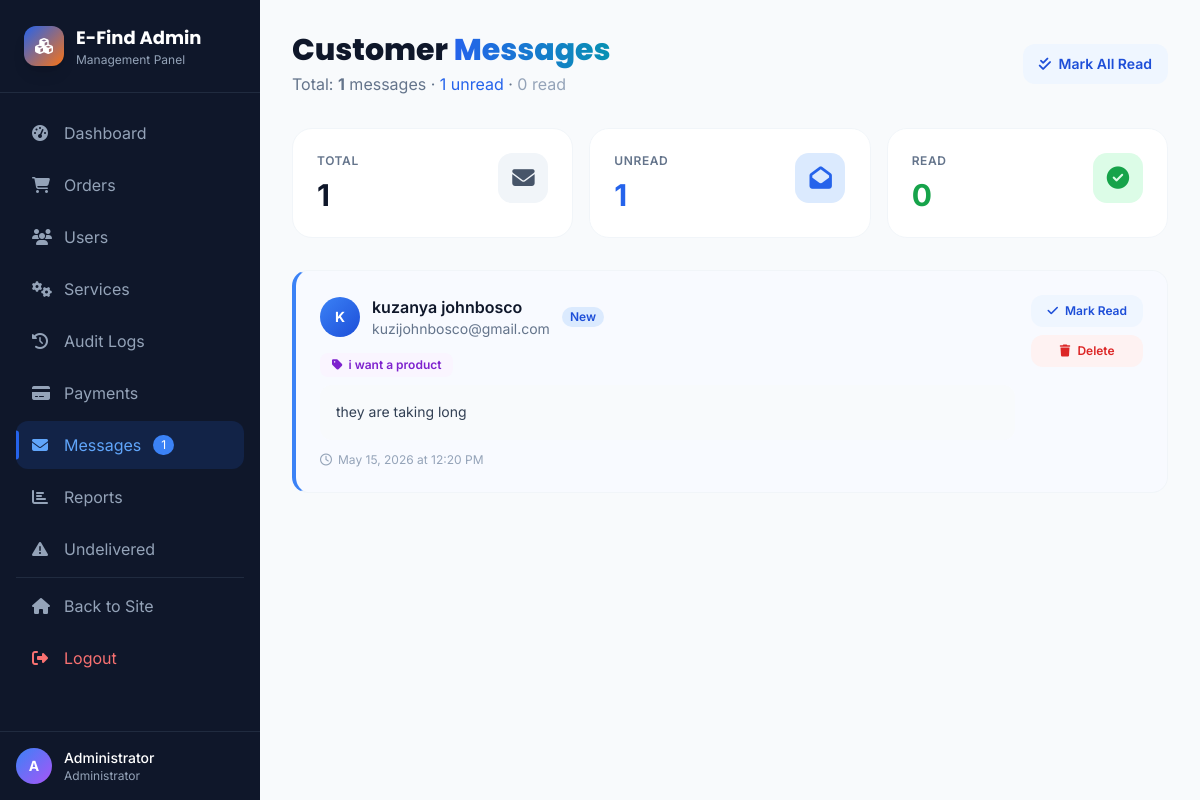
Page /admin/messages.php (signed in) on the committed database.
### tables this page shows
CREATE TABLE `contact_messages` (
  `id` int(11) NOT NULL,
  `name` varchar(255) NOT NULL,
  `email` varchar(255) NOT NULL,
  `subject` varchar(255) DEFAULT NULL,
  `message` text NOT NULL,
  `is_read` tinyint(1) DEFAULT 0,
  `created_at` timestamp NOT NULL DEFAULT current_timestamp()
);

### includes/Session.php (called while the page is built, shortened)
<?php
class Session {
    public static function get($key, $default = null) {
        return isset($_SESSION[$key]) ? $_SESSION[$key] : $default;
    }
}
?>

### admin/messages.php (the view, shortened to what this page needs)
<?php
require_once '../includes/Session.php';
$database = new Database();
$db = $database->getConnection();
$messages = $db->query("SELECT * FROM contact_messages ORDER BY created_at DESC")->fetchAll(PDO::FETCH_ASSOC);
$totalMessages = count($messages);
$unreadCount = 0;
$readCount = 0;
foreach ($messages as $m) {
    if ($m['is_read']) $readCount++;
    else $unreadCount++;
}
?>
<!DOCTYPE html>
<html lang="en" class="scroll-smooth">
<head>
    <script src="https://cdn.tailwindcss.com"></script>
    <link rel="stylesheet" href="https://cdnjs.cloudflare.com/ajax/libs/font-awesome/6.4.0/css/all.min.css">
</head>
<body class="font-inter antialiased bg-slate-50">
    <div class="flex min-h-screen">
        <aside class="sidebar fixed top-0 left-0 bottom-0 bg-slate-900 text-white z-50 flex flex-col overflow-y-auto">
            <div class="p-6 border-b border-slate-700/50">
                <a href="../index.php" class="flex items-center space-x-3 group">
                    <div class="w-10 h-10 bg-gradient-to-br from-blue-600 to-orange-500 rounded-xl flex items-center justify-center text-white shadow-lg group-hover:shadow-xl transition-all duration-300 group-hover:scale-105"><i class="fas fa-cubes"></i></div>
                    <div><span class="font-poppins font-bold text-lg">E-Find Admin</span><p class="text-xs text-slate-400">Management Panel</p></div>
                </a>
            </div>
            <nav class="flex-1 p-4 space-y-1">
                <a href="dashboard.php" class="sidebar-link flex items-center space-x-3 px-4 py-3 rounded-xl text-slate-400 hover:text-white"><i class="fas fa-tachometer-alt w-5"></i><span>Dashboard</span></a>
                <a href="orders.php" class="sidebar-link flex items-center space-x-3 px-4 py-3 rounded-xl text-slate-400 hover:text-white"><i class="fas fa-shopping-cart w-5"></i><span>Orders</span></a>
                <a href="users.php" class="sidebar-link flex items-center space-x-3 px-4 py-3 rounded-xl text-slate-400 hover:text-white"><i class="fas fa-users w-5"></i><span>Users</span></a>
                <a href="services-manage.php" class="sidebar-link flex items-center space-x-3 px-4 py-3 rounded-xl text-slate-400 hover:text-white"><i class="fas fa-cogs w-5"></i><span>Services</span></a>
                <a href="audit-logs.php" class="sidebar-link flex items-center space-x-3 px-4 py-3 rounded-xl text-slate-400 hover:text-white"><i class="fas fa-history w-5"></i><span>Audit Logs</span></a>
                <a href="payments.php" class="sidebar-link flex items-center space-x-3 px-4 py-3 rounded-xl text-slate-400 hover:text-white"><i class="fas fa-credit-card w-5"></i><span>Payments</span></a>
                <a href="messages.php" class="sidebar-link active flex items-center space-x-3 px-4 py-3 rounded-xl text-slate-300 hover:text-white"><i class="fas fa-envelope w-5"></i><span>Messages</span><?php if ($unreadCount > 0): ?><span class="ml-auto bg-blue-500 text-white text-xs rounded-full px-2 py-0.5 animate-pulse"><?php echo $unreadCount; ?></span><?php endif; ?></a>
                <a href="reports.php" class="sidebar-link flex items-center space-x-3 px-4 py-3 rounded-xl text-slate-400 hover:text-white"><i class="fas fa-chart-bar w-5"></i><span>Reports</span></a>
                <a href="undelivered.php" class="sidebar-link flex items-center space-x-3 px-4 py-3 rounded-xl text-slate-400 hover:text-white"><i class="fas fa-exclamation-triangle w-5"></i><span>Undelivered</span></a>
                <hr class="border-slate-700/50 my-4">
                <a href="../index.php" class="sidebar-link flex items-center space-x-3 px-4 py-3 rounded-xl text-slate-400 hover:text-white"><i class="fas fa-home w-5"></i><span>Back to Site</span></a>
                <a href="../logout.php" class="sidebar-link flex items-center space-x-3 px-4 py-3 rounded-xl text-red-400 hover:text-red-300 hover:bg-red-500/10"><i class="fas fa-sign-out-alt w-5"></i><span>Logout</span></a>
            </nav>
            <div class="p-4 border-t border-slate-700/50">
                <div class="flex items-center space-x-3">
                    <div class="w-9 h-9 bg-gradient-to-br from-blue-500 to-purple-500 rounded-full flex items-center justify-center text-white text-sm font-bold"><?php echo strtoupper(substr(Session::get('user_name'), 0, 1)); ?></div>
                    <div><p class="text-sm font-medium text-white"><?php echo htmlspecialchars(Session::get('user_name')); ?></p><p class="text-xs text-slate-400">Administrator</p></div>
                </div>
            </div>
        </aside>
        <main class="main-content flex-1 p-6 lg:p-8">
            <div class="flex flex-col lg:flex-row justify-between items-start lg:items-center mb-8 gap-4 animate-slide-down">
                <div>
                    <h1 class="text-3xl font-poppins font-extrabold text-slate-900">
                        Customer <span class="bg-gradient-to-r from-blue-600 to-cyan-600 bg-clip-text text-transparent">Messages</span>
                    </h1>
                    <p class="text-slate-500 mt-1">Total: <strong><?php echo $totalMessages; ?></strong> messages · <span class="text-blue-600"><?php echo $unreadCount; ?> unread</span> · <span class="text-slate-400"><?php echo $readCount; ?> read</span></p>
                </div>
                <div class="flex items-center gap-2">
                    <?php if ($unreadCount > 0): ?>
                    <a href="?mark_all_read=1" class="btn-action px-4 py-2.5 bg-blue-50 text-blue-700 font-semibold rounded-xl hover:bg-blue-100 transition-all text-sm">
                        <i class="fas fa-check-double mr-1"></i> Mark All Read
                    </a>
                    <?php endif; ?>
                </div>
            </div>
            <div class="grid grid-cols-3 gap-4 mb-8">
                <div class="stat-card animate-scale-in"><div class="flex justify-between items-start"><div><p class="text-slate-500 text-xs font-semibold uppercase tracking-wider">Total</p><p class="text-3xl font-bold text-slate-900 mt-2"><?php echo $totalMessages; ?></p></div><div class="stat-icon bg-slate-100 text-slate-600"><i class="fas fa-envelope"></i></div></div></div>
                <div class="stat-card animate-scale-in" style="animation-delay:0.1s;"><div class="flex justify-between items-start"><div><p class="text-slate-500 text-xs font-semibold uppercase tracking-wider">Unread</p><p class="text-3xl font-bold text-blue-600 mt-2"><?php echo $unreadCount; ?></p></div><div class="stat-icon bg-blue-100 text-blue-600"><i class="fas fa-envelope-open"></i></div></div></div>
                <div class="stat-card animate-scale-in" style="animation-delay:0.2s;"><div class="flex justify-between items-start"><div><p class="text-slate-500 text-xs font-semibold uppercase tracking-wider">Read</p><p class="text-3xl font-bold text-green-600 mt-2"><?php echo $readCount; ?></p></div><div class="stat-icon bg-green-100 text-green-600"><i class="fas fa-check-circle"></i></div></div></div>
            </div>
            <div class="space-y-4 animate-scale-in" style="animation-delay:0.3s;">
                <?php if (empty($messages)): ?>
                <div class="bg-white rounded-2xl border border-gray-100 p-16 text-center">
                    <div class="w-20 h-20 bg-slate-100 rounded-full flex items-center justify-center mx-auto mb-5">
                        <i class="fas fa-inbox text-4xl text-slate-300"></i>
                    </div>
                    <h4 class="text-lg font-semibold text-slate-700 mb-2">No Messages Yet</h4>
                    <p class="text-slate-400">Messages from the contact form will appear here.</p>
                </div>
                <?php else: ?>
                <?php foreach ($messages as $msg): ?>
                <div class="message-card <?php echo !$msg['is_read'] ? 'unread' : ''; ?> p-6">
                    <div class="flex flex-col lg:flex-row justify-between gap-4">
                        <div class="flex-1">
                            <div class="flex items-center space-x-3 mb-3">
                                <div class="w-10 h-10 rounded-full flex items-center justify-center text-white font-bold text-sm <?php echo $msg['is_read'] ? 'bg-slate-400' : 'bg-gradient-to-br from-blue-500 to-blue-700'; ?>">
                                    <?php echo strtoupper(substr($msg['name'], 0, 1)); ?>
                                </div>
                                <div>
                                    <h4 class="font-semibold text-slate-900"><?php echo htmlspecialchars($msg['name']); ?></h4>
                                    <p class="text-sm text-slate-500"><?php echo htmlspecialchars($msg['email']); ?></p>
                                </div>
                                <?php if (!$msg['is_read']): ?>
                                <span class="px-2 py-0.5 bg-blue-100 text-blue-700 rounded-full text-xs font-semibold">New</span>
                                <?php endif; ?>
                            </div>
                            <?php if ($msg['subject']): ?>
                            <div class="mb-2">
                                <span class="inline-flex items-center px-3 py-1 bg-purple-50 text-purple-700 rounded-lg text-xs font-semibold">
                                    <i class="fas fa-tag mr-1.5"></i><?php echo htmlspecialchars($msg['subject']); ?>
                                </span>
                            </div>
                            <?php endif; ?>
                            <div class="bg-slate-50 rounded-xl p-4 text-sm text-slate-700 leading-relaxed">
                                <?php echo nl2br(htmlspecialchars($msg['message'])); ?>
                            </div>
                            <p class="text-xs text-slate-400 mt-3 flex items-center">
                                <i class="far fa-clock mr-1.5"></i>
                                <?php echo date('F d, Y \a\t h:i A', strtotime($msg['created_at'])); ?>
                            </p>
                        </div>
                        <div class="flex lg:flex-col gap-2 flex-shrink-0">
                            <?php if (!$msg['is_read']): ?>
                            <a href="?mark_read=1&id=<?php echo $msg['id']; ?>" class="btn-action px-4 py-2 bg-blue-50 text-blue-700 rounded-xl text-xs font-semibold hover:bg-blue-100 text-center">
                                <i class="fas fa-check mr-1"></i> Mark Read
                            </a>
                            <?php endif; ?>
                            <a href="?delete=1&id=<?php echo $msg['id']; ?>" class="btn-action px-4 py-2 bg-red-50 text-red-600 rounded-xl text-xs font-semibold hover:bg-red-100 text-center" onclick="return confirm('Delete this message permanently?')">
                                <i class="fas fa-trash mr-1"></i> Delete
                            </a>
                        </div>
                    </div>
                </div>
                <?php endforeach; ?>
                <?php endif; ?>
            </div>
        </main>
    </div>
</body>
</html>

### admin/messages.php (style rules this page uses)
:root { --sidebar-width: 260px; }
.sidebar { width: var(--sidebar-width); }
.main-content { margin-left: var(--sidebar-width); }
.sidebar-link { transition: all 0.3s ease; position: relative; }
.sidebar-link::before { content: ''; position: absolute; left: 0; top: 50%; transform: translateY(-50%); width: 3px; height: 0; background: #2563eb; border-radius: 0 4px 4px 0; transition: height 0.3s ease; }
.sidebar-link:hover::before, .sidebar-link.active::before { height: 60%; }
.sidebar-link.active { background: rgba(37,99,235,0.15); color: #60a5fa; }
.stat-card { background: white; border-radius: 1.25rem; padding: 1.5rem; border: 1px solid #f1f5f9; transition: all 0.4s cubic-bezier(0.25,0.46,0.45,0.94); position: relative; overflow: hidden; }
.stat-card::before { content: ''; position: absolute; top: 0; left: 0; right: 0; height: 4px; background: linear-gradient(90deg, #2563eb, #7c3aed, #06b6d4); background-size: 200% 100%; animation: shimmer 3s linear infinite; transform: scaleX(0); transform-origin: left; transition: transform 0.5s ease; }
.stat-icon { width: 50px; height: 50px; border-radius: 14px; display: flex; align-items: center; justify-content: center; font-size: 1.4rem; transition: all 0.4s ease; }
.message-card { background: white; border-radius: 1rem; border: 1px solid #f1f5f9; transition: all 0.4s cubic-bezier(0.25,0.46,0.45,0.94); }
.message-card.unread { border-left: 4px solid #3b82f6; background: #f8faff; }
.btn-action { transition: all 0.3s cubic-bezier(0.25,0.46,0.45,0.94); }

### rows in the picture
contact_messages: name "K", name "kuzanya johnbosco", email "kuzijohnbosco@gmail.com", is_read "New", subject "i want a product", message "they are taking long", created_at "May 15, 2026 at 12:20 PM"

### other values in the picture
$unreadCount "1"
substr(Session::get('user_name'), 0, 1) "A"
Session::get('user_name') "Administrator"
$totalMessages "1"
$readCount "0"
